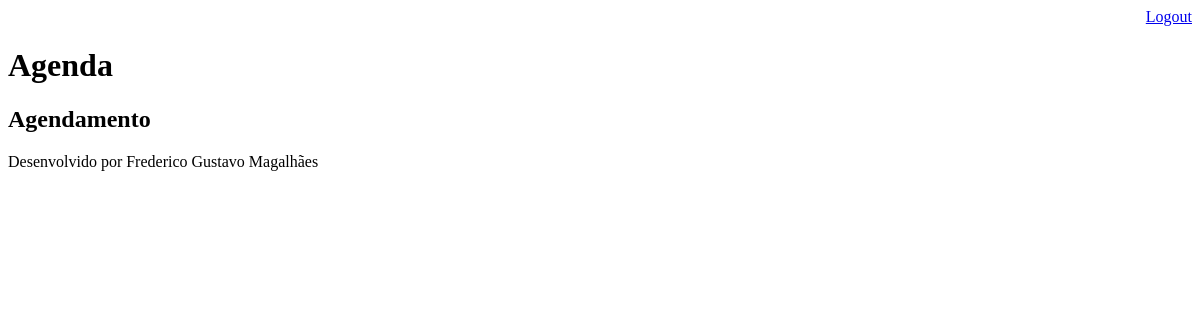
Page /agenda/ (signed in) on the earlier database version.
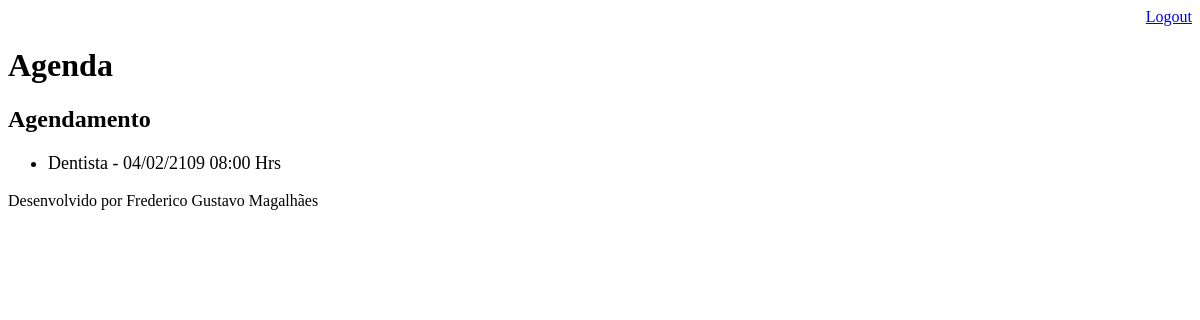
Same page on the later database version.
### core/models.py (models this page shows, shortened)
class Evento(models.Model):
    titulo = models.CharField(max_length=100)
    descricao = models.TextField(blank=True, null=True)
    data_evento = models.DateTimeField(verbose_name='Data do Evento')
    data_criacao = models.DateTimeField(auto_now=True)
    usuario = models.ForeignKey(User, on_delete=models.CASCADE)
    class Meta:
        db_table = 'evento'
    def get_data_evento(self):
        return self.data_evento.strftime('%d/%m/%Y %H:%M Hrs')

### core/views.py (the view)
# urls.py: path('agenda/', views.lista_eventos),
@login_required(login_url='/login/')
def lista_eventos(request):
    usuario = request.user
    evento = Evento.objects.filter(usuario=usuario)
    dados = {'eventos': evento}
    return render(request, 'agenda.html', dados)

### templates/agenda.html
{% extends "model-page.html" %}
{% block content %}
    <h2>Agendamento</h2>
    <ul style="font-size: 18px">
    {% for evento in eventos %}
        <li>{{ evento.titulo }} - {{ evento.get_data_evento }}</li>
    {% endfor %}
    </ul>
{% endblock %}

### templates/model-page.html
<!DOCTYPE html>
<html lang="en">
<head>
    {% include "model-header.html" %}
</head>
<body>
    {% block content %} {% endblock %}
    {% include "model-footer.html" %}
</body>
</html>

### templates/model-header.html (shortened to what this page needs)
<div align="right">
    <a href="/logout">Logout</a>
</div>
<h1>Agenda</h1>

### templates/model-footer.html
<p> Desenvolvido por Frederico Gustavo Magalhães </p>

Differences in the rows shown:
added Evento: titulo "Dentista", get_data_evento "04/02/2109 08:00 Hrs"
